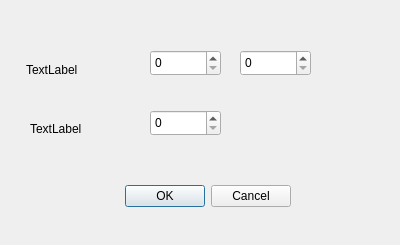
<?xml version="1.0" encoding="UTF-8"?>
<ui version="4.0">
 <class>InputCircle</class>
 <widget class="QDialog" name="InputCircle">
  <property name="geometry">
   <rect>
    <x>0</x>
    <y>0</y>
    <width>400</width>
    <height>245</height>
   </rect>
  </property>
  <property name="windowTitle">
   <string>Dialog</string>
  </property>
  <widget class="QDialogButtonBox" name="buttonBox">
   <property name="geometry">
    <rect>
     <x>120</x>
     <y>180</y>
     <width>171</width>
     <height>32</height>
    </rect>
   </property>
   <property name="orientation">
    <enum>Qt::Horizontal</enum>
   </property>
   <property name="standardButtons">
    <set>QDialogButtonBox::Cancel|QDialogButtonBox::Ok</set>
   </property>
  </widget>
  <widget class="QLabel" name="label">
   <property name="geometry">
    <rect>
     <x>26</x>
     <y>60</y>
     <width>111</width>
     <height>20</height>
    </rect>
   </property>
   <property name="text">
    <string>TextLabel</string>
   </property>
  </widget>
  <widget class="QLabel" name="label_2">
   <property name="geometry">
    <rect>
     <x>30</x>
     <y>120</y>
     <width>67</width>
     <height>17</height>
    </rect>
   </property>
   <property name="text">
    <string>TextLabel</string>
   </property>
  </widget>
  <widget class="QSpinBox" name="spinBox">
   <property name="geometry">
    <rect>
     <x>150</x>
     <y>50</y>
     <width>71</width>
     <height>26</height>
    </rect>
   </property>
  </widget>
  <widget class="QSpinBox" name="spinBox_2">
   <property name="geometry">
    <rect>
     <x>240</x>
     <y>50</y>
     <width>71</width>
     <height>26</height>
    </rect>
   </property>
  </widget>
  <widget class="QSpinBox" name="spinBox_3">
   <property name="geometry">
    <rect>
     <x>150</x>
     <y>110</y>
     <width>71</width>
     <height>26</height>
    </rect>
   </property>
  </widget>
 </widget>
 <resources/>
 <connections>
  <connection>
   <sender>buttonBox</sender>
   <signal>accepted()</signal>
   <receiver>InputCircle</receiver>
   <slot>accept()</slot>
   <hints>
    <hint type="sourcelabel">
     <x>248</x>
     <y>254</y>
    </hint>
    <hint type="destinationlabel">
     <x>157</x>
     <y>274</y>
    </hint>
   </hints>
  </connection>
  <connection>
   <sender>buttonBox</sender>
   <signal>rejected()</signal>
   <receiver>InputCircle</receiver>
   <slot>reject()</slot>
   <hints>
    <hint type="sourcelabel">
     <x>316</x>
     <y>260</y>
    </hint>
    <hint type="destinationlabel">
     <x>286</x>
     <y>274</y>
    </hint>
   </hints>
  </connection>
 </connections>
</ui>
